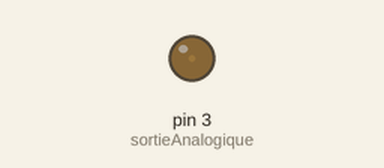
Simulated run of this sketch. Board: Arduino Uno, built with avr-gcc and run on an emulated ATmega328P. On the bench: output pins drawn as LEDs (lit = HIGH).

Above: at 0.05 s.
At 4.0 s:
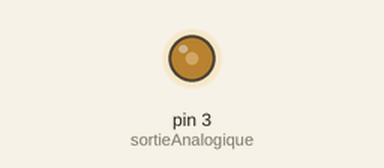
Timing chart, 0 to 5.2 s (numbered marks = the images above):
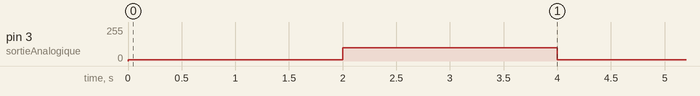

Measured:
- by itself, pin 3 (sortieAnalogique): alternates 100/255 for 2.0 s and 10/255 for 2.0 s

The sketch:

led_analogue.ino
```cpp
// une sortie analogique sur la broche 6
int sortieAnalogique = 3;

void setup()
{
    pinMode(sortieAnalogique, OUTPUT);
}

void loop()
{
    // on met un rapport cyclique de 107/255 = 42 %
    analogWrite(sortieAnalogique, 10);
    delay(2000);

analogWrite(sortieAnalogique, 100);

    delay(2000);
}
```
